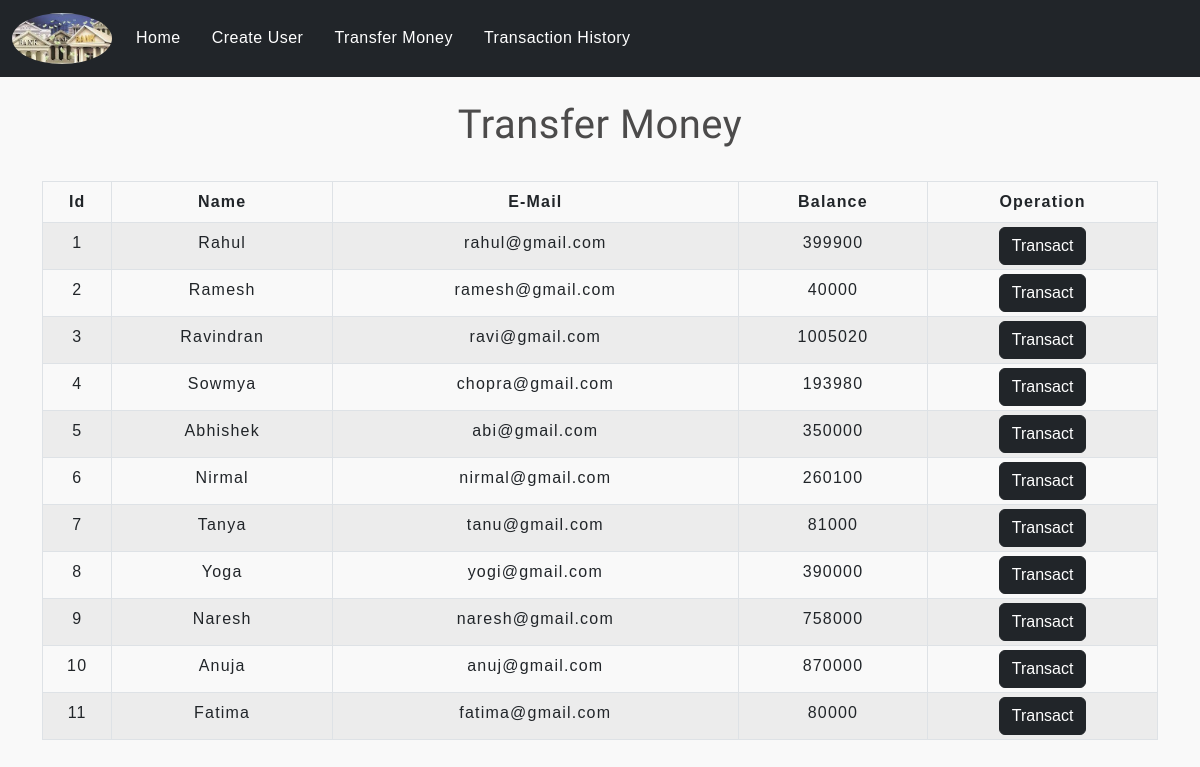
The app's page /transfermoney.php with its own data.
### tables this page shows
CREATE TABLE `users` (
  `sno` int(3) NOT NULL,
  `name` text NOT NULL,
  `email` varchar(30) NOT NULL,
  `balance` int(8) NOT NULL
);

### transfermoney.php (the view, shortened to what this page needs)
<!DOCTYPE html>
<html lang="en">
<head>
    <link href="https://cdn.jsdelivr.net/npm/bootstrap@5.2.0-beta1/dist/css/bootstrap.min.css" rel="stylesheet">
    <link rel="stylesheet"  href="css/table.css">
    <link rel="stylesheet"  href="css/navbar.css">
</head>
<body style="background-color:#F9F9F9 ;">
    <?php
    include 'config.php';
    $sql = "SELECT * FROM users";
    $result = mysqli_query($link, $sql);
    ?>
    <?php
    include 'navbar.php';
    ?>
    <div class="container">
        <h2 class="text-center pt-4">Transfer Money</h2>
        <br>
        <div class="row">
            <div class="col">
                <div class="table-responsive-sm">
                    <table class="table table-hover table-sm table-striped table-condensed table-bordered">
                        <thead>
                            <tr>
                                <th scope="col" class="text-center py-2">Id</th>
                                <th scope="col" class="text-center py-2">Name</th>
                                <th scope="col" class="text-center py-2">E-Mail</th>
                                <th scope="col" class="text-center py-2">Balance</th>
                                <th scope="col" class="text-center py-2">Operation</th>
                            </tr>
                        </thead>
                        <tbody>
                            <?php
                            while ($rows = mysqli_fetch_assoc($result)) {
                            ?>
                                <tr>
                                    <td class="py-2"><?php echo $rows['sno'] ?></td>
                                    <td class="py-2"><?php echo $rows['name'] ?></td>
                                    <td class="py-2"><?php echo $rows['email'] ?></td>
                                    <td class="py-2"><?php echo $rows['balance'] ?></td>
                                    <td><a href="./selecteduserdetail.php?id= <?php echo $rows['sno']; ?>"> <button type="button" class="btn btn-dark btn-md">Transact</button></a></td>
                                </tr>
                            <?php
                            }
                            ?>
                        </tbody>
                    </table>
                </div>
            </div>
        </div>
    </div>
</body>
</html>

### navbar.php (shortened to what this page needs)
<nav class="navbar navbar-expand-lg bg-dark">
  <div class="container-fluid bg-dark">
    <a class="navbar-brand" href="./index.php"><img class="bank-image" src="./img/bankimage2.png" alt="" srcset=""></a>
    <div class="collapse  navbar-collapse pt-0" id="navbarSupportedContent">
      <ul class="navbar-nav me-auto mb-2 mb-lg-0">
        <li class="nav-item">
          <a class="nav-link active  text-white" aria-current="page" href="./index.php">Home</a>
        </li>
        <li class="nav-item">
          <a class="nav-link  text-white" href="./createuser.php">Create User</a>
        </li>
        <li class="nav-item">
          <a class="nav-link  text-white" href="./transfermoney.php">Transfer Money</a>
        </li>
        <li class="nav-item">
          <a class="nav-link  text-white" href="./transactionhistory.php">Transaction History</a>
        </li>
      </ul>
    </div>
  </div>
</nav>

### css/table.css (style rules this page uses)
* { padding: 0; margin: 0; box-sizing: border-box; font-family: sans-serif; }
h2 { font-size: 40px; }
table { letter-spacing: 1.2px; }
td { text-align: center; }
button { border:none; background: #d9d9d9; transition: 1s; }

### css/navbar.css (style rules this page uses)
.nav-link { margin-right: 15px; color: #2f363f; letter-spacing: 0.5px; transition: 0.5s; }
.navbar-brand { color: #4c4b4b; letter-spacing: 0.5px; }
h2 { color: #4c4b4b; letter-spacing: 0.5px; font-family: raleway; }
.bank-image { width: 100px; border-radius: 50%; }

### transfermoney.php (style rules this page uses)
button { transition: 1.5s; }

### records on screen
users: sno "1", name "Rahul", email "rahul@gmail.com", balance "399900"
users: sno "2", name "Ramesh", email "ramesh@gmail.com", balance "40000"
users: sno "3", name "Ravindran", email "ravi@gmail.com", balance "1005020"
users: sno "4", name "Sowmya", email "chopra@gmail.com", balance "193980"
users: sno "5", name "Abhishek", email "abi@gmail.com", balance "350000"
users: sno "6", name "Nirmal", email "nirmal@gmail.com", balance "260100"
users: sno "7", name "Tanya", email "tanu@gmail.com", balance "81000"
users: sno "8", name "Yoga", email "yogi@gmail.com", balance "390000"
users: sno "9", name "Naresh", email "naresh@gmail.com", balance "758000"
users: sno "10", name "Anuja", email "anuj@gmail.com", balance "870000"
users: sno "11", name "Fatima", email "fatima@gmail.com", balance "80000"
